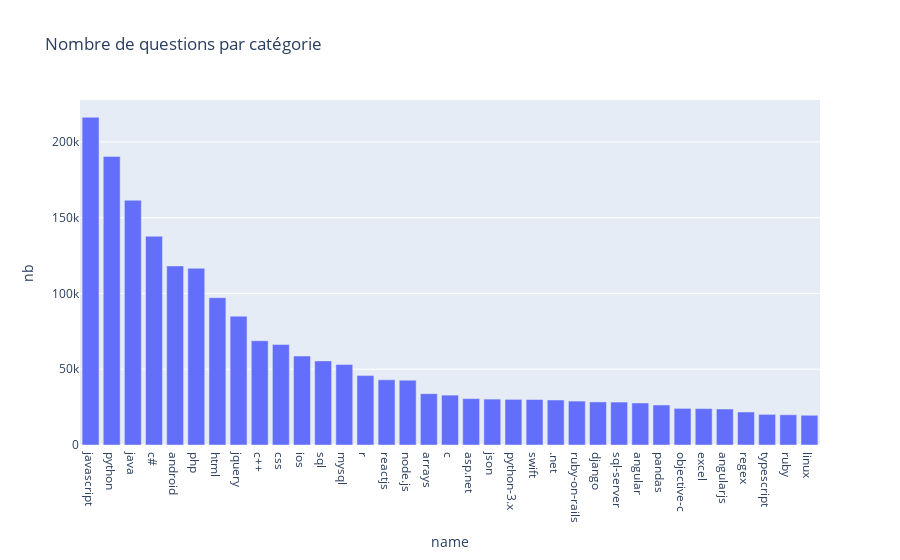

The cell this chart's notebook holds for it:
### Code cell
questions_count_per_category = pd.read_sql("""
    SELECT count(*) as nb, name FROM question
    JOIN question_category qc ON qc.question_id = question.id
    JOIN category ON qc.category_id = category.id
    GROUP BY name
    ORDER BY nb DESC
    LIMIT 35
""", client)

fig = px.bar(questions_count_per_category, x='name', y='nb', title="Nombre de questions par catégorie")
fig.show()

### Figure 1 — Plotly figure (JSON) as saved in the notebook; plotly's stock layout.template omitted (floating-point values rounded to 4 significant figures)
{"data": [{"alignmentgroup": "True", "hovertemplate": "name=%{x}<br>nb=%{y}<extra></extra>", "legendgroup": "", "marker": {"color": "#636efa", "pattern": {"shape": ""}}, "name": "", "offsetgroup": "", "orientation": "v", "showlegend": false, "textposition": "auto", "type": "bar", "x": ["javascript", "python", "java", "c#", "android", "php", "html", "jquery", "c++", "css", "ios", "sql", "mysql", "r", "reactjs", "node.js", "arrays", "c", "asp.net", "json", "python-3.x", "swift", ".net", "ruby-on-rails", "django", "sql-server", "angular", "pandas", "objective-c", "excel", "angularjs", "regex", "typescript", "ruby", "linux"], "xaxis": "x", "y": [216286, 190433, 161519, 137755, 118180, 116597, 97229, 85045, 68814, 66276, 58691, 55513, 53107, 45802, 43036, 42794, 33886, 32922, 30597, 30290, 30102, 29997, 29697, 28992, 28438, 28336, 27731, 26409, 24173, 24019, 23747, 21781, 20199, 19948, 19627], "yaxis": "y"}], "layout": {"barmode": "relative", "legend": {"tracegroupgap": 0}, "title": {"text": "Nombre de questions par catégorie"}, "xaxis": {"anchor": "y", "domain": [0, 1], "title": {"text": "name"}}, "yaxis": {"anchor": "x", "domain": [0, 1], "title": {"text": "nb"}}}}
